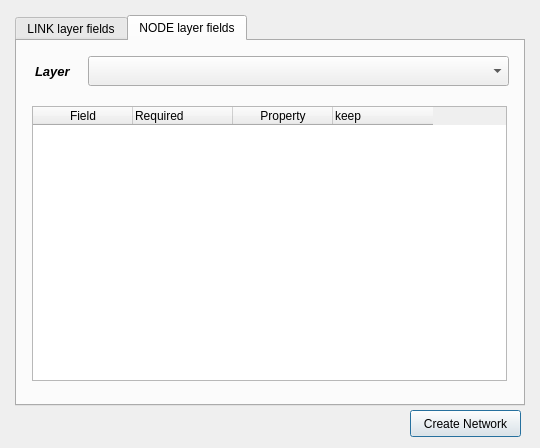
<?xml version="1.0" encoding="UTF-8"?>
<ui version="4.0">
 <class>ui_transponet_construction</class>
 <widget class="QDialog" name="ui_transponet_construction">
  <property name="geometry">
   <rect>
    <x>0</x>
    <y>0</y>
    <width>540</width>
    <height>448</height>
   </rect>
  </property>
  <property name="windowTitle">
   <string>TranpoNet preparation</string>
  </property>
  <widget class="QTabWidget" name="tabs_list_widget">
   <property name="geometry">
    <rect>
     <x>15</x>
     <y>15</y>
     <width>510</width>
     <height>391</height>
    </rect>
   </property>
   <property name="currentIndex">
    <number>1</number>
   </property>
   <widget class="QWidget" name="tab">
    <attribute name="title">
     <string>LINK layer fields</string>
    </attribute>
    <widget class="QTableWidget" name="table_link_fields">
     <property name="geometry">
      <rect>
       <x>15</x>
       <y>65</y>
       <width>475</width>
       <height>275</height>
      </rect>
     </property>
     <column>
      <property name="text">
       <string>Field</string>
      </property>
     </column>
     <column>
      <property name="text">
       <string>required</string>
      </property>
     </column>
     <column>
      <property name="text">
       <string>Property</string>
      </property>
     </column>
     <column>
      <property name="text">
       <string>keep</string>
      </property>
     </column>
    </widget>
    <widget class="QgsMapLayerComboBox" name="link_layers_list">
     <property name="geometry">
      <rect>
       <x>71</x>
       <y>15</y>
       <width>421</width>
       <height>30</height>
      </rect>
     </property>
    </widget>
    <widget class="QLabel" name="label">
     <property name="geometry">
      <rect>
       <x>18</x>
       <y>15</y>
       <width>56</width>
       <height>30</height>
      </rect>
     </property>
     <property name="font">
      <font>
       <pointsize>10</pointsize>
       <weight>75</weight>
       <italic>true</italic>
       <bold>true</bold>
      </font>
     </property>
     <property name="text">
      <string>Layer</string>
     </property>
    </widget>
   </widget>
   <widget class="QWidget" name="tab_2">
    <attribute name="title">
     <string>NODE layer fields</string>
    </attribute>
    <widget class="QTableWidget" name="table_node_fields">
     <property name="geometry">
      <rect>
       <x>15</x>
       <y>65</y>
       <width>475</width>
       <height>275</height>
      </rect>
     </property>
     <column>
      <property name="text">
       <string>Field</string>
      </property>
     </column>
     <column>
      <property name="text">
       <string>Required</string>
      </property>
      <property name="textAlignment">
       <set>AlignLeft|AlignVCenter</set>
      </property>
     </column>
     <column>
      <property name="text">
       <string>Property</string>
      </property>
     </column>
     <column>
      <property name="text">
       <string>keep</string>
      </property>
      <property name="textAlignment">
       <set>AlignLeft|AlignVCenter</set>
      </property>
     </column>
    </widget>
    <widget class="QgsMapLayerComboBox" name="node_layers_list">
     <property name="geometry">
      <rect>
       <x>71</x>
       <y>15</y>
       <width>421</width>
       <height>30</height>
      </rect>
     </property>
    </widget>
    <widget class="QLabel" name="label_2">
     <property name="geometry">
      <rect>
       <x>18</x>
       <y>15</y>
       <width>56</width>
       <height>30</height>
      </rect>
     </property>
     <property name="font">
      <font>
       <pointsize>10</pointsize>
       <weight>75</weight>
       <italic>true</italic>
       <bold>true</bold>
      </font>
     </property>
     <property name="text">
      <string>Layer</string>
     </property>
    </widget>
   </widget>
  </widget>
  <widget class="QPushButton" name="but_create_network_file">
   <property name="geometry">
    <rect>
     <x>410</x>
     <y>410</y>
     <width>111</width>
     <height>27</height>
    </rect>
   </property>
   <property name="text">
    <string>Create Network</string>
   </property>
  </widget>
 </widget>
 <customwidgets>
  <customwidget>
   <class>QgsMapLayerComboBox</class>
   <extends>QComboBox</extends>
   <header>qgsmaplayercombobox.h</header>
  </customwidget>
 </customwidgets>
 <resources/>
 <connections/>
</ui>
